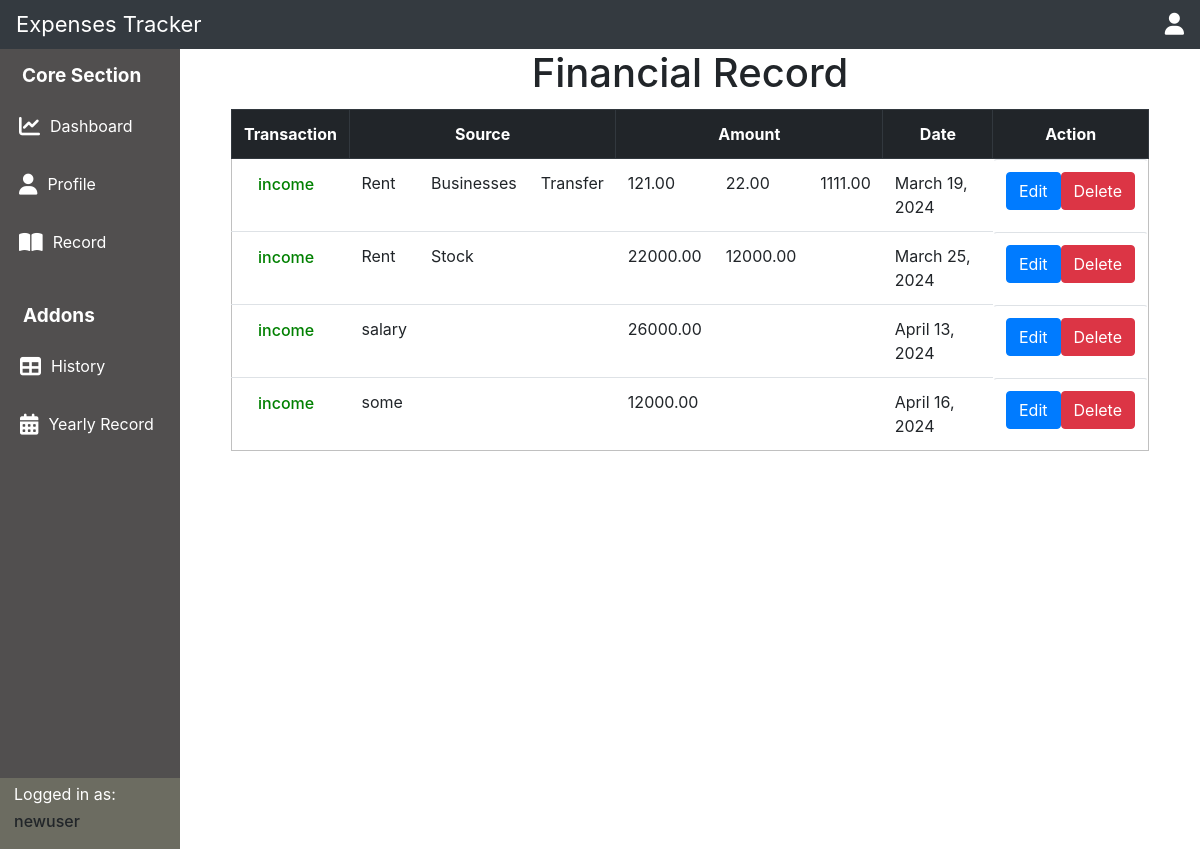
Screenshot of /record/ (signed in) with the database file from the repository.
### exptrack/models.py (models this page shows, shortened)
class Income(models.Model):
    PROFESSION_CHOICES= [
        ('doctor', 'Doctor'),
        ('engineer', 'Engineer'),
        ('teacher', 'Teacher'),
    ]
    CATEGORY_CHOICES = [
        ('income', 'Income'),
        ('expense', 'Expense')
    ]
    user = models.ForeignKey(User, on_delete=models.CASCADE)
    profession = models.CharField(max_length=100, choices=PROFESSION_CHOICES)
    source_1_name = models.CharField(max_length=100, blank=True)
    source_1_amount = models.DecimalField(max_digits=10, decimal_places=2, null=True, blank=True)
    source_2_name = models.CharField(max_length=100, blank=True)
    source_2_amount = models.DecimalField(max_digits=10, decimal_places=2, null=True, blank=True)
    source_3_name = models.CharField(max_length=100, blank=True)
    source_3_amount = models.DecimalField(max_digits=10, decimal_places=2, null=True, blank=True)
    date = models.DateField(auto_now_add=True)
    category = models.CharField(max_length=10, choices=CATEGORY_CHOICES, default='income')
    verbose_name = "Income"
    verbose_name_plural = "Income"

### exptrack/views.py (the view)
# urls.py: path('record/', views.showrecord, name='showrecord'),
def showrecord(request):
    alldatas = getcombine(request)[:4]
    return render(request, 'record.html',{'alldatas':alldatas})

### exptrack/views.py (called while the page is built)
def getcombine(request):
    user = request.user
    allincome = Income.objects.filter(user=user).exclude(source_1_name=None, source_1_amount=0).exclude(source_2_name=None, source_2_amount=0).exclude(source_3_name=None, source_3_amount=0)
    allexpense = Expenses.objects.filter(user=user).exclude(source_1_name=None, source_1_amount=0).exclude(source_2_name=None, source_2_amount=0).exclude(source_3_name=None, source_3_amount=0).select_related('user')
    return list(allincome) + list(allexpense)

### exptrack/templates/record.html (shortened to what this page needs)
{% extends 'root.html' %} {% block record %}
<div class="maincontainer">
  <h1 style="text-align: center;">Financial Record</h1>
  <table class="table ">
    <thead class="thead-dark">
        <tr>
            <th>Transaction</th>
            <th colspan="3" >Source</th>
            <th colspan="3">Amount</th>
            <th>Date</th>
            <th>Action</th>
        </tr>
    </thead>
    <tbody>
        <tr>
            {% for data in alldatas %}
            <td style="color: {% if data.category == 'income' %} green {% else %} red {% endif %}">
                <h6>{{ data.category }}</h6>
            </td>
            <td>
            {% if data.source_1_name %}
            {{ data.source_1_name }}
        {% endif %}
    </td>
    <td>
        {% if data.source_2_name %}
        {{ data.source_2_name }}
    {% endif %}
</td>
<td>
    {% if data.source_3_name %}
    {{ data.source_3_name }}
{% endif %}
</td>
            <td>
                {% if data.source_1_amount %}
                {{ data.source_1_amount }}
            {% endif %}
            </td>
            <td>
                {% if data.source_2_amount %}
                {{ data.source_2_amount }}
            {% endif %}
            </td>
            <td>
                {% if data.source_3_amount %}
                {{ data.source_3_amount }}
            {% endif %}
            </td>
            <td>{{data.date}}</td>
            <td class="btn">
                {% if data.category == 'income' %}
                <a href="{% url 'editincome' data.id %}" class="btn btn-primary">Edit</a>
                <a href="{% url 'deleteincome' data.id %}" class="btn btn-danger">Delete</a>
                {% else %}
                <a href="{% url 'editexpenses' data.id %}" class="btn btn-primary">Edit</a>
                <a href="{% url 'deleteexpenses' data.id%}" class="btn btn-danger">Delete</a>
                {% endif %}
            </td>
        </tr>
       {% endfor %}
    </tbody>
  </table>
{% endblock %}

### exptrack/templates/root.html (shortened to what this page needs)
{% load static %}
<!DOCTYPE html>
<html lang="en">
  <head>
    <link
      rel="stylesheet"
      href="https://cdn.jsdelivr.net/npm/bootstrap@4.0.0/dist/css/bootstrap.min.css"
    />
    <link rel="stylesheet" href="{% static 'css/style.css'%}" />
  </head>
  <body>
    <header class="navbar navbar-dark bg-dark">
      <div class="logo">Expenses Tracker</div>
      <div>
        <div class="topnav " onclick="togglePopup(event)">
              <a href="#" ><i class="fa fa-user"></i></a>
        </div>
      </div>
    </header>
    <main class="mainsection">
      <aside>
        <nav>
          <div class="navone">
            <h6>Core Section</h6>
          <ul>
            <a  href="{% url 'home' %}" class="nav-link">
              <i class="fa fa-chart-line"></i>
              <p>Dashboard</p>
          </a>
              <a href="{% url 'profile' %}" class="nav-link">
                <i class="fa fa-user"></i>
                <p>Profile</p>
              </a>
              <a href="{% url 'showrecord' %}" class="nav-link">
                <i class="fa fa-book-open"></i>
                <p>Record</p>
              </a>
          </ul>
        </div>
        <div class="navtwo">
          <h6>Addons</h6>
        <ul>
          <a href="{% url 'allhistory' %}" class="nav-link">
            <i class="fa fa-table"></i>
            <p>History</p>
          </a>
            <a href="{% url 'yearrecord' %}" class="nav-link">
              <i class="fa fa-calendar"></i>
              <p>Yearly Record</p>
            </a>
        </ul>
      </div>
        </nav>
        <div class="account">
          <ul>
                <p>Logged in as:</p>
                <h6>{{user.username}}</h6>
          </ul>
        </div>
      </aside>
      <div>
        {% block record %}
        {% endblock %}
      </div>
    </main>
  </body>
</html>

### static/css/style.css (style rules this page uses)
* { margin: 0; padding: 0; box-sizing: border-box; }
header { display: flex; justify-content: space-between; align-items: center; font-size: 22px; padding: 7px; color: white; }
header a i { font-size: 22px; color: white; }
.mainsection { height: 100vh; display: grid; grid-template-columns: 15% 85%; }
.mainsection .navone, .navtwo { padding: 2px 4px; }
.mainsection aside { background: rgb(81, 79, 79); }
.nav-link { display: flex; }
.nav-link i { vertical-align: middle; margin-right: 5px; display: inline-block; line-height: 2; font-size: 21px; }
.mainsection aside { display: flex; justify-content: space-between; flex-direction: column; }
.mainsection aside .account { background-color: rgb(108, 108, 97); }
.mainsection aside .account p, h6 { margin: 2px; padding: 2px; vertical-align: middle; margin-left: 12px; }
.mainsection aside nav h6, p { color: white; padding: 7px; }
.mainsection aside nav h6 { font-weight: bolder; font-size: 19px; }
.mainsection aside nav .navone { padding: 7px 3px; }
.mainsection aside nav .navone a, .navtwo a { text-decoration: none; }
.nav-link i { color: white; }
.nav-link p { margin: auto 2px; }
.logincontainer .loginform input, p { margin: 12px; padding: 7px; }
.registercontainer .registerform input, p { margin: 2px; padding: 3px; }
.maincontainer table { width: 90%; margin: auto; margin-top: 12px; border: 1px solid silver; }
.maincontainer table th { border: 1px solid black; text-align: center; }
.maincontainer table tr .btn { display: flex; justify-content: space-between; }

### rows the page displays
Income: category "income", source_1_name "Rent", source_2_name "Businesses", source_3_name "Transfer", source_1_amount "121.00", source_2_amount "22.00", source_3_amount "1111.00", date "March 19, 2024", shows "Edit"
Income: category "income", source_1_name "Rent", source_2_name "Stock", source_1_amount "22000.00", source_2_amount "12000.00", date "March 25, 2024", shows "Edit"
Income: category "income", source_1_name "salary", source_1_amount "26000.00", date "April 13, 2024", shows "Edit"
Income: category "income", source_1_name "some", source_1_amount "12000.00", date "April 16, 2024", shows "Edit"

### other values shown
{{ user.username }} "newuser"
